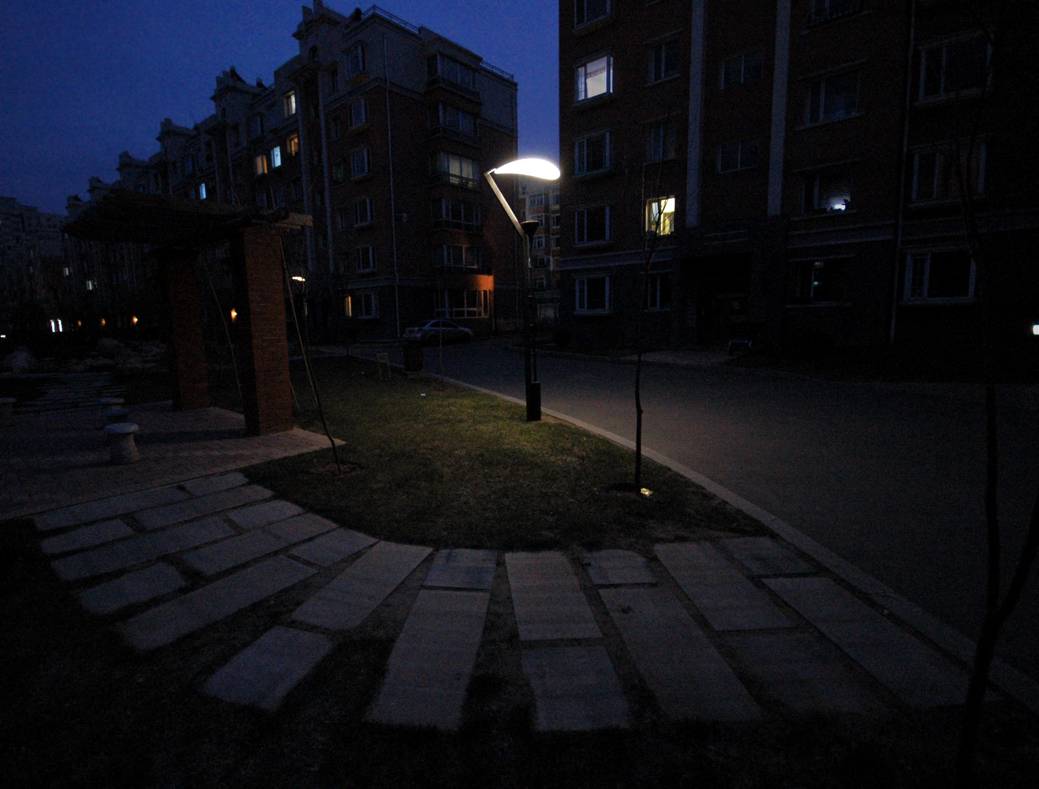
#> input picture main_program/testdata/BMP/001.bmp, 1039 x 789 px; its folder holds only this picture in this run
$ python estimate_l.py   (older library calls are emulated)
#> lines starting #> are read from the running program, lines starting #| are printed output that depends on the picture
### main_program/padding.py
import numpy as np

# the following two functions are taken from
# https://github.com/aboucaud/pypher
def zero_pad(image, shape, position='corner'):
    """
    Extends image to a certain size with zeros
    Parameters
    ----------
    image: real 2d `numpy.ndarray`
        Input image
    shape: tuple of int
        Desired output shape of the image
    position : str, optional
        The position of the input image in the output one:
            * 'corner'
                top-left corner (default)
            * 'center'
                centered
    Returns
    -------
    padded_img: real `numpy.ndarray`
        The zero-padded image
    """
    shape = np.asarray(shape, dtype=int)
    imshape = np.asarray(image.shape, dtype=int)

    if np.alltrue(imshape == shape):
        return image

    if np.any(shape <= 0):
        raise ValueError("ZERO_PAD: null or negative shape given")

    dshape = shape - imshape
    if np.any(dshape < 0):
        raise ValueError("ZERO_PAD: target size smaller than source one")

    pad_img = np.zeros(shape, dtype=image.dtype)

    idx, idy = np.indices(imshape)

    if position == 'center':
        if np.any(dshape % 2 != 0):
            raise ValueError("ZERO_PAD: source and target shapes "
                             "have different parity.")
        offx, offy = dshape // 2
    else:
        offx, offy = (0, 0)

    pad_img[idx + offx, idy + offy] = image
    return pad_img

def psf2otf(psf, shape):
    """
    Convert point-spread function to optical transfer function.
    Compute the Fast Fourier Transform (FFT) of the point-spread
    function (PSF) array and creates the optical transfer function (OTF)
    array that is not influenced by the PSF off-centering.
    By default, the OTF array is the same size as the PSF array.
    To ensure that the OTF is not altered due to PSF off-centering, PSF2OTF
    post-pads the PSF array (down or to the right) with zeros to match
    dimensions specified in OUTSIZE, then circularly shifts the values of
    the PSF array up (or to the left) until the central pixel reaches (1,1)
    position.
    Parameters
    ----------
    psf : `numpy.ndarray`
        PSF array
    shape : int
        Output shape of the OTF array
    Returns
    -------
    otf : `numpy.ndarray`
        OTF array
    Notes
    -----
    Adapted from MATLAB psf2otf function
    """
    if np.all(psf == 0):
        return np.zeros_like(psf)

    inshape = psf.shape
    # Pad the PSF to outsize
    psf = zero_pad(psf, shape, position='corner')

    # Circularly shift OTF so that the 'center' of the PSF is
    # [0,0] element of the array
    for axis, axis_size in enumerate(inshape):
        psf = np.roll(psf, -int(axis_size / 2), axis=axis)

    # Compute the OTF
    otf = np.fft.fft2(psf)

    # Estimate the rough number of operations involved in the FFT
    # and discard the PSF imaginary part if within roundoff error
    # roundoff error  = machine epsilon = sys.float_info.epsilon
    # or np.finfo().eps
    n_ops = np.sum(psf.size * np.log2(psf.shape))
    otf = np.real_if_close(otf, tol=n_ops)
    return otf

def getKernel(img):#, gamma):
    sizeF = np.shape(img)
    kernel = np.expand_dims(np.array([1.0]), axis=1)
    eigsK = psf2otf(kernel, sizeF)
    diff_kernelX = np.expand_dims(np.array([1, -1]), axis=1)
    eigsDtD = np.abs(psf2otf(diff_kernelX, sizeF)) ** 2 + np.abs(psf2otf(diff_kernelX.T, sizeF)) ** 2
    return eigsK, eigsDtD

### main_program/estimate_l.py
import cv2
import numpy as np
from padding import psf2otf as psf
from padding import getKernel as gK
import glob
from natsort import natsorted

class IlluminationEstimation(object):
    def __init__(self, img, alpha):
        self.alpha = alpha
        self.height = img.shape[0]
        self.width = img.shape[1]

        self.kernel = np.array([[0, 0, 0],
                                [-1, 1, 0],
                                [0, 0, 0]])

        self.F_conj_h = psf(np.expand_dims(np.array([1, -1]), axis=1), (self.height, self.width)).conjugate()
        self.F_conj_v = psf(np.expand_dims(np.array([1, -1]), axis=1).T, (self.height, self.width)).conjugate()
        self.F_div = gK(img)[1]

    def get_illumination(self, img, Th, Tv, Zh, Zv, meu):
        tmp1 = np.fft.fft2(2.0 * img) + meu * self.F_conj_h * np.fft.fft2(Th - Zh/meu) + self.F_conj_v * np.fft.fft2(Tv - Zv/meu)
        tmp2 = 2.0 + meu * self.F_div
        return np.real(np.fft.ifft2(tmp1 / tmp2))

    def get_T(self, grad_h, grad_v, Zh, Zv, meu):
        tmp_h = grad_h + Zh / meu
        tmp_v = grad_v + Zv / meu
        return np.sign(tmp_h) * np.maximum(np.abs(tmp_h)-self.alpha/meu, 0.), np.sign(tmp_v) * np.maximum(np.abs(tmp_v)-self.alpha/meu, 0.)

    def get_Z(self, grad_h, grad_v, Th, Tv, Zh, Zv, meu):
        return Zh + meu * (grad_h - Th), Zv + meu * (grad_v - Tv)

    def main(self, img):
        init_illumination = np.copy(img)
        Th = np.zeros((self.height, self.width), dtype=np.float32)
        Tv = np.zeros((self.height, self.width), dtype=np.float32)
        Zh = np.zeros((self.height, self.width), dtype=np.float32)
        Zv = np.zeros((self.height, self.width), dtype=np.float32)
        meu = 1.0
        p = 1.5
        count = 0
        while(True):
            illumination = self.get_illumination(init_illumination, Th, Tv, Zh, Zv, meu)
            grad_h = cv2.filter2D(img, cv2.CV_32F, self.kernel)
            grad_v = cv2.filter2D(img, cv2.CV_32F, self.kernel.T)
            Th, Tv = self.get_T(grad_h, grad_v, Zh, Zv, meu)
            Zh, Zv = self.get_Z(grad_h, grad_v, Th, Tv, Zh, Zv, meu)
            meu *= p
            if (count != 0):
                # 収束条件
                eps_l = np.abs(np.sum(illumination) - np.sum(illumination_prev)) / np.abs(np.sum(illumination_prev))
                if (eps_l <= 0.0001):
                    break
            count += 1
            illumination_prev = np.copy(illumination)
        output = illumination * 255.0
        output = np.clip(output, 0, 255)
        output = np.fix(output).astype(dtype=np.uint8)
        cv2.imshow("Illumination", output)
        return illumination

def fileRead():
    data = []
    for file in natsorted(glob.glob('./testdata/BMP/*.bmp')):
        data.append(cv2.imread(file, 1))
    return data

if __name__ == '__main__':
    img_list = fileRead()
#> img_list = 1 item
    count = 0
    for img in img_list:
        count += 1
        print('input ' + str(count) + ' image')
        # HSV変換
        hsv = cv2.cvtColor(img, cv2.COLOR_BGR2HSV)
        h, s, v = cv2.split(hsv)
        illumination = IlluminationEstimation(v, 0.007).main(v.astype(dtype=np.float32))
        #illumination = illumination * 255.0
        #illumination = np.clip(illumination, 0, 255)
        #illumination = np.fix(illumination).astype(dtype=np.uint8)
        cv2.imshow("Illumination", illumination.astype(dtype=np.uint8))  # .astype(dtype=np.uint8))
        cv2.waitKey(0)
#> this loop made 1 pass
#> (printed output is left out)
#> pass 1, `h, s, v = cv2.split(hsv)`:
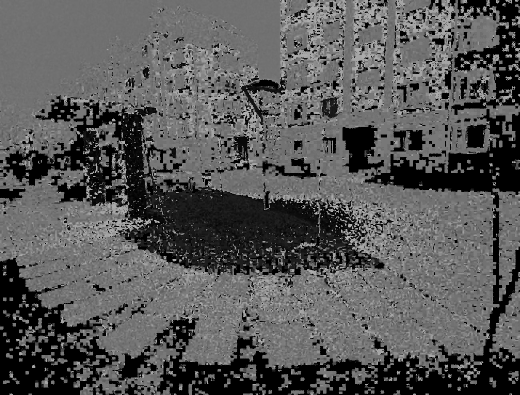
#> h: shape (789, 1039) (shown at 1/2 size); min 0, max 179, mean 86.8
#> pass 1, `h, s, v = cv2.split(hsv)`:
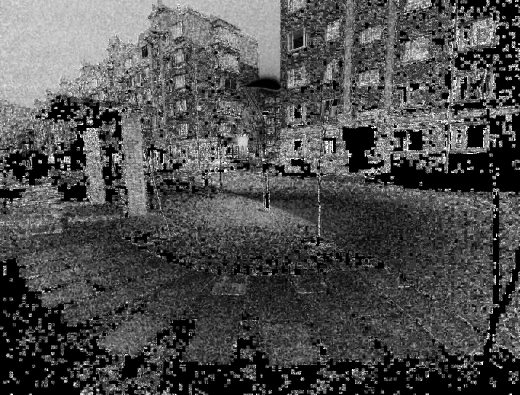
#> s: shape (789, 1039) (shown at 1/2 size); min 0, max 255, mean 78.3
#> pass 1, `h, s, v = cv2.split(hsv)`:
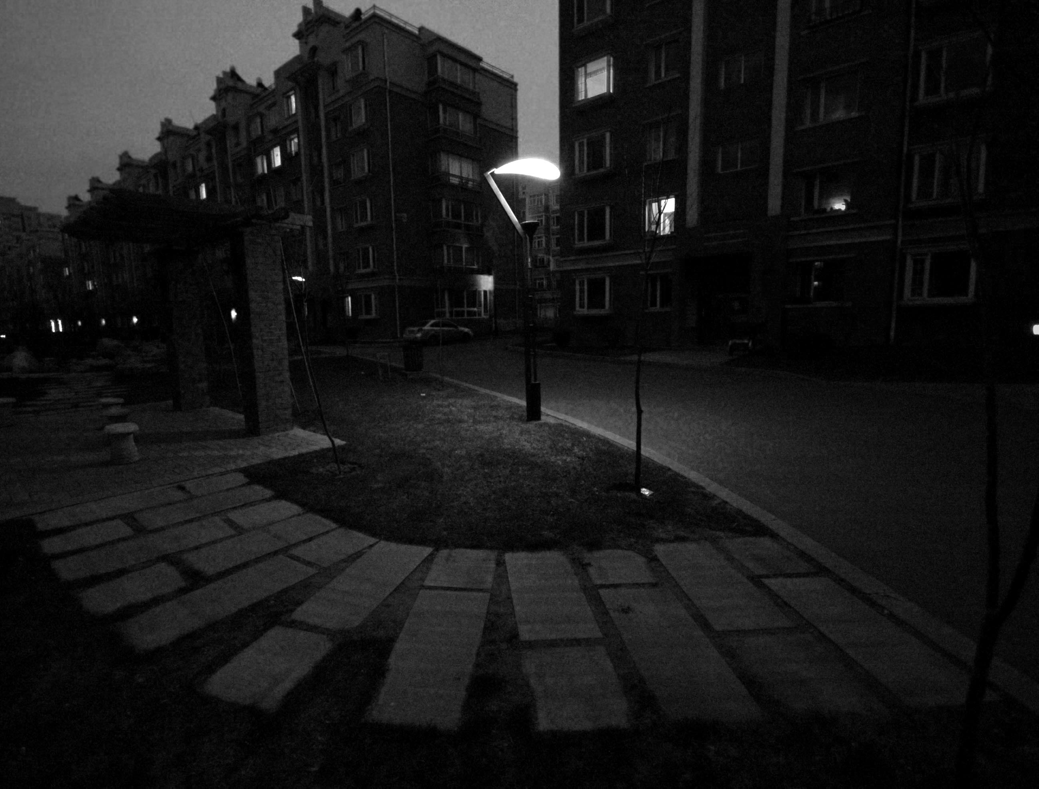
#> v: shape (789, 1039); min 0, max 255, mean 26.1
#> after the loop, count = 1

$ run again, on main_program/testdata/BMP/017.bmp
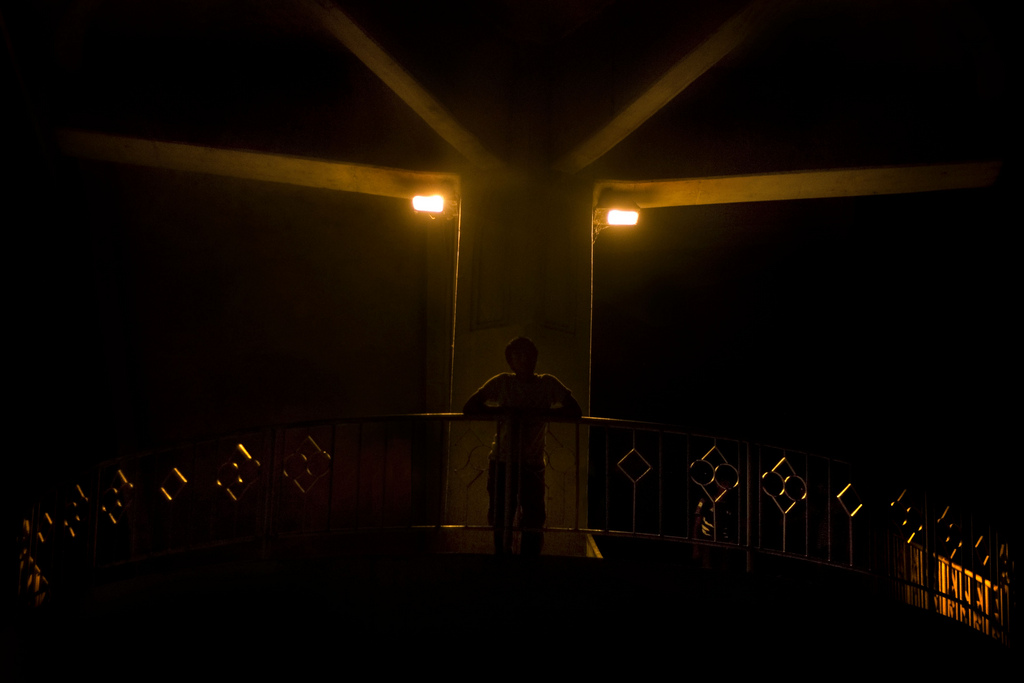
#> input picture main_program/testdata/BMP/017.bmp, 1024 x 683 px
#> img_list = 1 item
#> the loop `for img in img_list:` made 1 pass
#> (printed output is left out)
#> pass 1, `h, s, v = cv2.split(hsv)`:
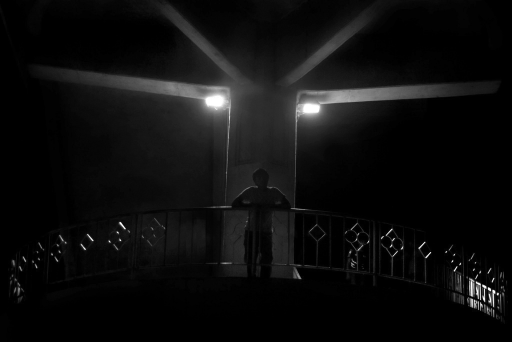
#> v: shape (683, 1024) (shown at 1/2 size); min 0, max 255, mean 13.7
#> after the loop `for img in img_list:`:
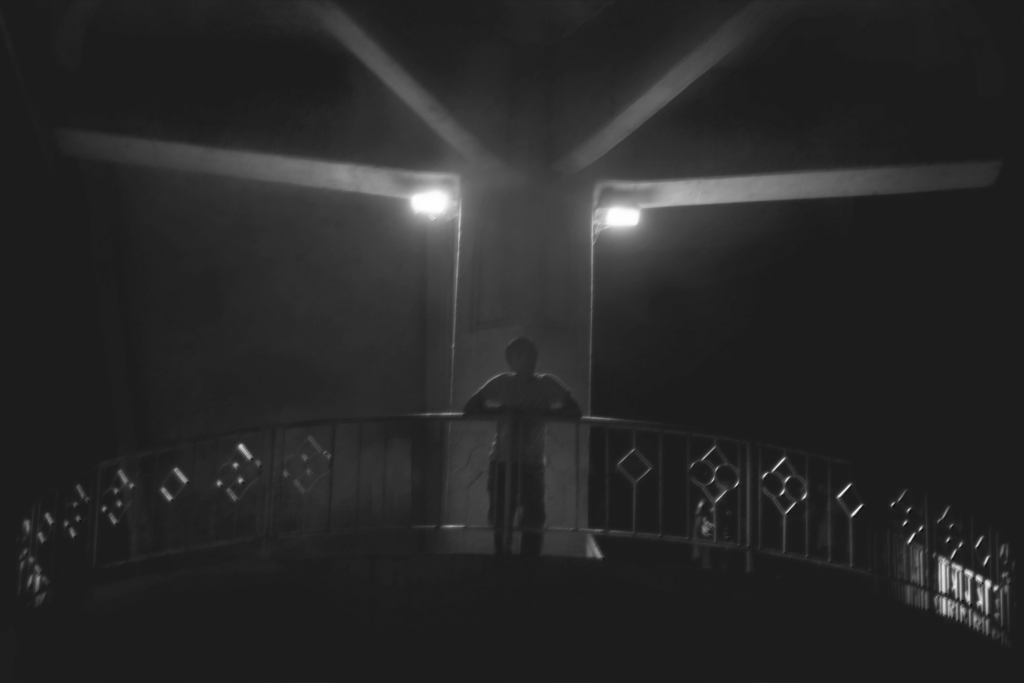
#> illumination: shape (683, 1024) float64; min -32.03, max 255.7, mean 13.7; drawn with min black and max white
#> after the loop `for img in img_list:`: count = 1

$ run again, on main_program/testdata/BMP/018.bmp
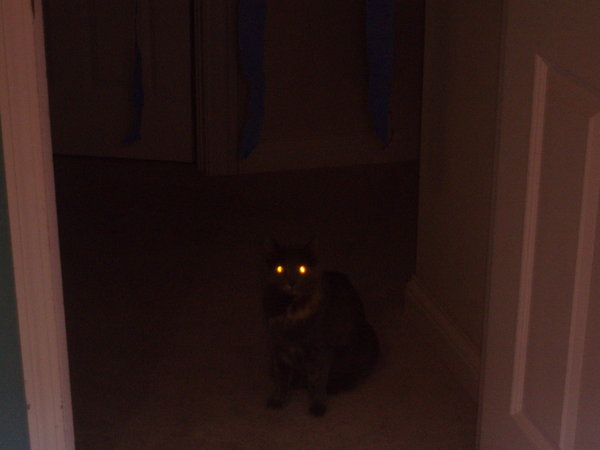
#> input picture main_program/testdata/BMP/018.bmp, 600 x 450 px
#> img_list = 1 item
#> the loop `for img in img_list:` made 1 pass
#> (printed output is left out)
#> pass 1, `h, s, v = cv2.split(hsv)`:
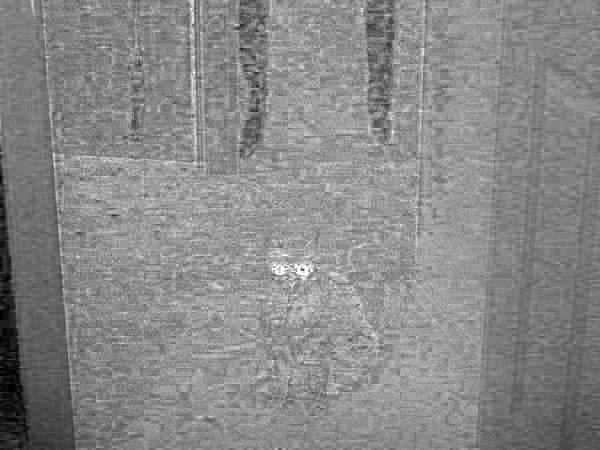
#> s: shape (450, 600); min 0, max 255, mean 136.1
#> pass 1, `h, s, v = cv2.split(hsv)`:
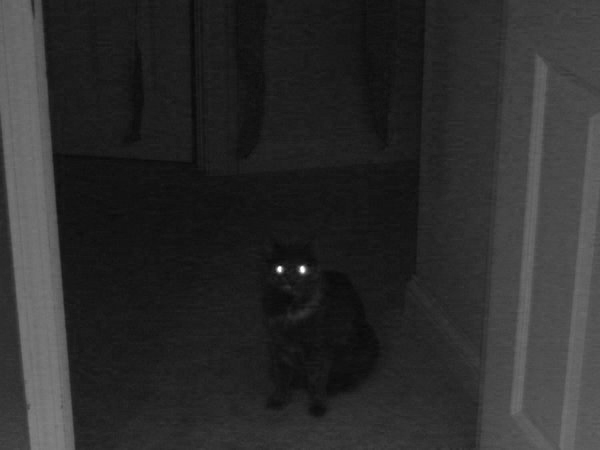
#> v: shape (450, 600); min 9, max 255, mean 44.4
#> after the loop `for img in img_list:`: count = 1
